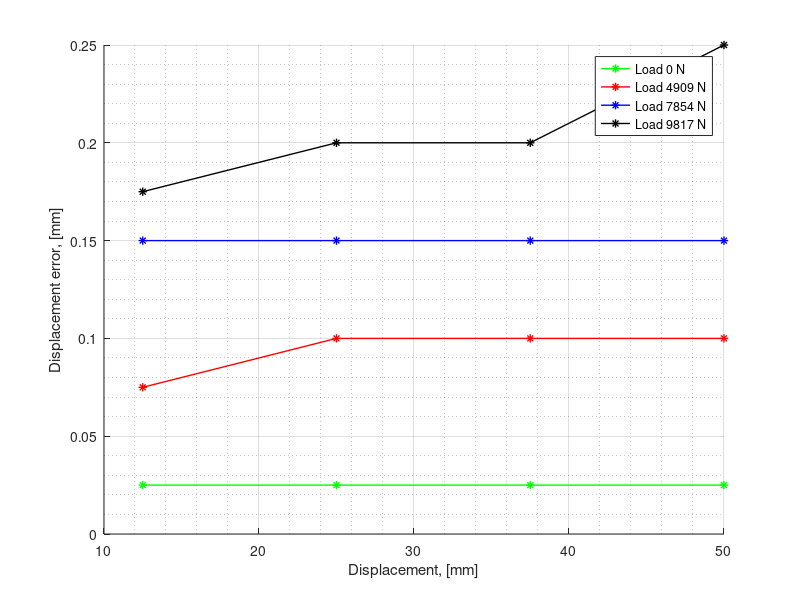

Recreate this plot in MATLAB.
clc;
clear all;

error1_1 = 12.5 - 12.475
error1_2 = 25 - 24.975
error1_3 = 37.5 - 37.475
error1_4 = 50 - 49.975

error2_1 = 12.5 - 12.425
error2_2 = 25 - 24.9
error2_3 = 37.5 - 37.4
error2_4 = 50 - 49.9

error3_1 = 12.5 - 12.35
error3_2 = 25 - 24.85
error3_3 = 37.5 - 37.35
error3_4 = 50 - 49.85

error4_1 = 12.5 - 12.325
error4_2 = 25 - 24.8
error4_3 = 37.5 - 37.3
error4_4 = 50 - 49.75
 

hold on
plot([12.5, 25, 37.5, 50], [error1_1, error1_2, error1_3, error1_4], '-*g', 'LineWidth', 1);

plot([12.5, 25, 37.5, 50], [error2_1, error2_2, error2_3, error2_4], '-*r', 'LineWidth', 1);

plot([12.5, 25, 37.5, 50], [error3_1, error3_2, error3_3, error3_4], '-*b', 'LineWidth', 1);

plot([12.5, 25, 37.5, 50], [error4_1, error4_2, error4_3, error4_4], '-*k', 'LineWidth', 1);

xlabel('Displacement, [mm]'); 
ylabel('Displacement error, [mm]');
% legend('Position control +  motor velocity control', 'Position control');
legend('Load 0 N', 'Load 4909 N', 'Load 7854 N', 'Load 9817 N');
% error

grid on
grid minor

hold off


